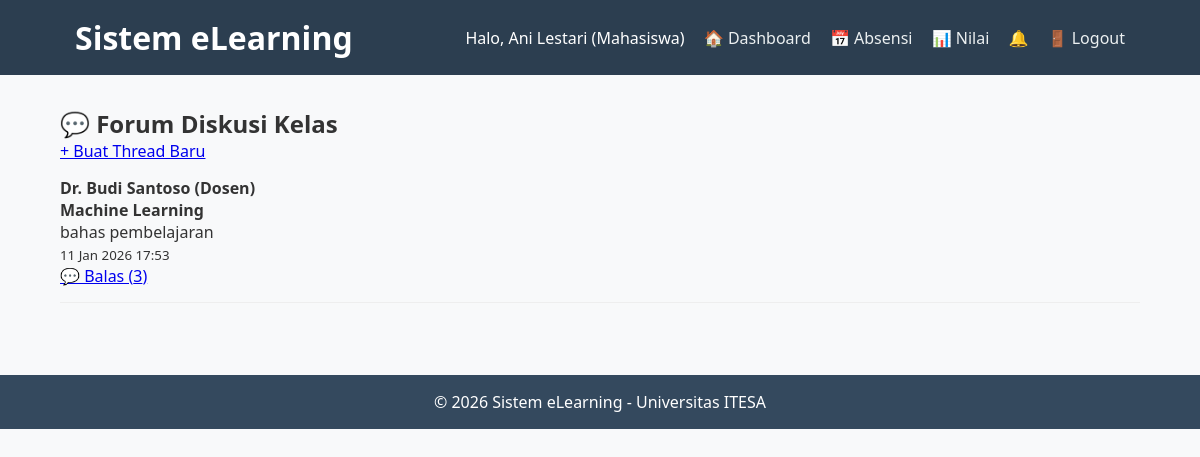
Screenshot of /mahasiswa/forum/view_forum.php?id=1 (signed in) with the database file from the repository.
### tables this page shows
CREATE TABLE `profiles` (
  `id_user` int(11) NOT NULL,
  `nim_nidn` varchar(20) DEFAULT NULL,
  `foto` varchar(255) DEFAULT NULL,
  `alamat` text DEFAULT NULL,
  `fakultas` varchar(100) DEFAULT NULL,
  `prodi` varchar(100) DEFAULT NULL
);

CREATE TABLE `users` (
  `id` int(11) NOT NULL,
  `username` varchar(50) NOT NULL,
  `password` varchar(255) NOT NULL,
  `nama_lengkap` varchar(100) NOT NULL,
  `email` varchar(100) NOT NULL,
  `role` enum('admin','dosen','mahasiswa') NOT NULL
);

CREATE TABLE `forum_threads` (
  `id` int(11) NOT NULL,
  `id_class` int(11) NOT NULL,
  `id_user` int(11) NOT NULL,
  `judul` varchar(150) NOT NULL,
  `isi` text NOT NULL,
  `created_at` datetime DEFAULT current_timestamp()
);

### includes/functions.php (called while the page is built, shortened)
<?php
if (!function_exists('get_user_info')) {
    function get_user_info($pdo, $user_id) {
        $stmt = $pdo->prepare("SELECT u.*, p.nim_nidn, p.foto FROM users u LEFT JOIN profiles p ON u.id = p.id_user WHERE u.id = ?");
        $stmt->execute([$user_id]);
        return $stmt->fetch(PDO::FETCH_ASSOC);
    }
}
?>

### mahasiswa/forum/view_forum.php (the view, shortened to what this page needs)
<?php
require_once '../../includes/header.php';
require_once '../../includes/functions.php';
$class_id = $_GET['id'] ?? 0;
$threads = $pdo->prepare("
    SELECT t.*, u.nama_lengkap, u.role
    FROM forum_threads t
    JOIN users u ON t.id_user = u.id
    WHERE t.id_class = ?
    ORDER BY t.created_at DESC
");
$threads->execute([$class_id]);
?>
<h2>💬 Forum Diskusi Kelas</h2>
<a href="#" onclick="document.getElementById('new-thread').style.display='block'">+ Buat Thread Baru</a>
<?php while ($t = $threads->fetch()): ?>
<div style="border-bottom:1px solid #eee; padding:15px 0;">
    <strong><?= htmlspecialchars($t['nama_lengkap']) ?> (<?= ucfirst($t['role']) ?>)</strong>
    <h4><?= htmlspecialchars($t['judul']) ?></h4>
    <p><?= nl2br(htmlspecialchars($t['isi'])) ?></p>
    <small><?= date('d M Y H:i', strtotime($t['created_at'])) ?></small>
    <br>
    <a href="view_replies.php?thread_id=<?= $t['id'] ?>">💬 Balas (<?= get_reply_count($pdo, $t['id']) ?>)</a>
</div>
<?php endwhile; ?>
<?php
function get_reply_count($pdo, $thread_id) {
    $stmt = $pdo->prepare("SELECT COUNT(*) FROM forum_replies WHERE id_thread = ?");
    $stmt->execute([$thread_id]);
    return $stmt->fetchColumn();
}
include '../../includes/footer.php';
?>

### includes/header.php (shortened to what this page needs)
<?php
require_once __DIR__ . '/auth.php';
$user = get_user_info($pdo, $_SESSION['user_id']);
$notif_count = 0;
if (is_logged_in()) {
    $stmt = $pdo->prepare("SELECT COUNT(*) FROM notifications WHERE id_user = ? AND is_read = 0");
    $stmt->execute([$_SESSION['user_id']]);
    $notif_count = $stmt->fetchColumn();
}
?>
<!DOCTYPE html>
<html lang="id">
<head>
    <link rel="stylesheet" href="/elearning/assets/css/style.css">
</head>
<body>
    <header>
        <div class="container">
            <h1>Sistem eLearning</h1>
            <nav>
                <span>Halo, <?= htmlspecialchars($user['nama_lengkap']) ?> (<?= ucfirst($user['role']) ?>)</span>
                <?php if ($_SESSION['role'] === 'mahasiswa'): ?>
                    <a href="/elearning/mahasiswa/dashboard.php">🏠 Dashboard</a>
                    <a href="/elearning/mahasiswa/view_attendance.php">📅 Absensi</a>
                    <a href="/elearning/mahasiswa/grades.php">📊 Nilai</a>
                <?php endif; ?>
                <?php if ($notif_count > 0): ?>
                    <a href="/elearning/notifications.php" style="color:red;">🔔 (<?= $notif_count ?>)</a>
                <?php else: ?>
                    <a href="/elearning/notifications.php">🔔</a>
                <?php endif; ?>
                <a href="/elearning/logout.php">🚪 Logout</a>
            </nav>
        </div>
    </header>
    <div class="container main-content">

### assets/css/style.css (style rules this page uses)
* { margin: 0; padding: 0; box-sizing: border-box; }
body { font-family: 'Segoe UI', Tahoma, Geneva, Verdana, sans-serif; background: #f8f9fa; color: #333; }
.container { width: 90%; max-width: 1200px; margin: 0 auto; padding: 0 15px; }
header { background: #2c3e50; color: white; padding: 1rem 0; }
header .container { display: flex; justify-content: space-between; align-items: center; }
header nav a { color: #ecf0f1; text-decoration: none; margin-left: 15px; }
.main-content { padding: 2rem 0; }

### rows the page displays
profiles: id_user.nama_lengkap "Ani Lestari", id_user.role "Mahasiswa"
forum_threads: id_user.nama_lengkap "Dr. Budi Santoso", id_user.role "Dosen", judul "Machine Learning", isi "bahas pembelajaran", created_at "11 Jan 2026 17:53", id "3"
